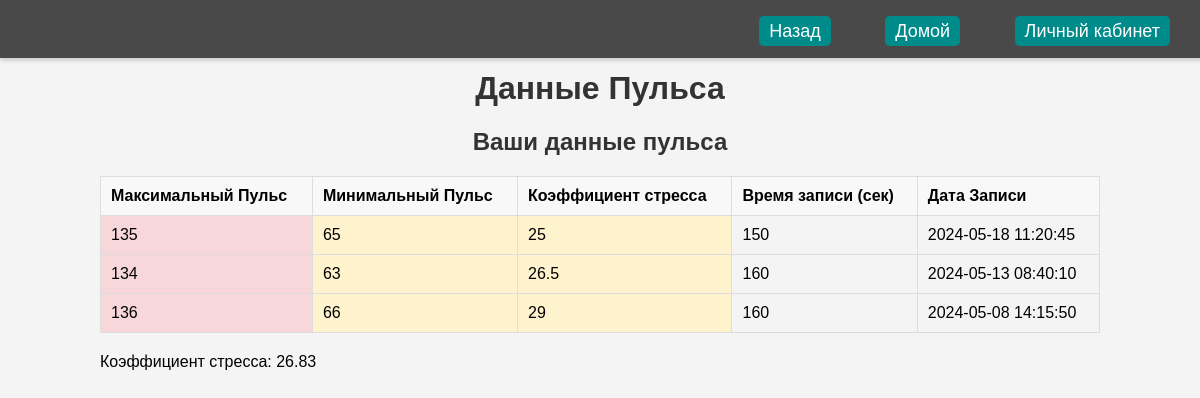
Screenshot of /tests/stress.php (signed in) with the database file from the repository.
### tables this page shows
CREATE TABLE `pulse_data` (
  `id` int NOT NULL,
  `user_id` int NOT NULL,
  `max_pulse` int NOT NULL,
  `min_pulse` int NOT NULL,
  `avg_pulse` float NOT NULL,
  `time_recorded` int NOT NULL,
  `recorded_at` timestamp NULL DEFAULT CURRENT_TIMESTAMP
);

### tests/stress.php (the view, shortened to what this page needs)
<?php
require_once "../db-connect.php";
$user_id = $_SESSION['user_id'];
$sql = "SELECT role FROM users WHERE id = $user_id";
$result = $mysqli->query($sql);
if ($result->num_rows > 0) {
    $row = $result->fetch_assoc();
    $role = $row['role'];
} else {
    die("Пользователь не найден.");
}
function get_pulse_data($mysqli, $user_id = null) {
    if ($user_id) {
        $sql = "SELECT * FROM pulse_data WHERE user_id = $user_id ORDER BY recorded_at DESC";
    } else {
        $sql = "SELECT pd.*, r.name FROM pulse_data pd JOIN respondents r ON pd.user_id = r.user_id ORDER BY recorded_at DESC";
    }
    $result = $mysqli->query($sql);
    $pulse_data = [];
    while ($row = $result->fetch_assoc()) {
        $pulse_data[] = $row;
    }
    return $pulse_data;
}
function get_respondents($mysqli) {
    $sql = "SELECT u.id, r.name, r.gender, r.age FROM users u JOIN respondents r ON u.id = r.user_id";
    $result = $mysqli->query($sql);
    $respondents = [];
    while ($row = $result->fetch_assoc()) {
        $respondents[] = $row;
    }
    return $respondents;
}
function calculate_stress_coefficient($avg_pulse) {
    $normal_pulse = 70;
    return abs($avg_pulse - $normal_pulse);
}
function get_pulse_color($pulse) {
    if ($pulse < 60 || $pulse > 100) {
        return 'red';
    } elseif (($pulse >= 60 && $pulse <= 70) || ($pulse >= 90 && $pulse <= 100)) {
        return 'yellow';
    } else {
        return 'green';
    }
}
$pulse_data = get_pulse_data($mysqli, $user_id);
$respondents = get_respondents($mysqli);
$expert_stress = 0;
$user_stress = 0;
if ($role === 'expert') {
    $total_stress = 0;
    $count = 0;
    foreach ($pulse_data as $data) {
        $total_stress += calculate_stress_coefficient($data['avg_pulse']);
        $count++;
    }
    if ($count > 0) {
        $expert_stress = $total_stress / $count;
    }
} else {
    $total_stress = 0;
    $count = 0;
    foreach ($pulse_data as $data) {
        $total_stress += calculate_stress_coefficient($data['avg_pulse']);
        $count++;
    }
    if ($count > 0) {
        $user_stress = $total_stress / $count;
    }
}
?>
<!DOCTYPE html>
<html lang="ru">
<head>
    <link rel="stylesheet" href="https://cdnjs.cloudflare.com/ajax/libs/select2/4.0.13/css/select2.min.css">
    <link rel="stylesheet" href="../css/header.css">
</head>
<body>
<header>
<p><a href="tests.php">Назад</a></p>
    <p><a href="../index.php">Домой</a></p>
    <?php if (isset($_SESSION['username'])): ?>
        <p><a href="../account.php">Личный кабинет</a></p>
    <?php endif; ?>
</header>
    <div class="container">
        <h1>Данные Пульса</h1>
        <?php if ($role === 'expert'): ?>
            <h2>Результаты Эксперта</h2>
            <?php if (empty($pulse_data)): ?>
                <p>Нет данных для отображения.</p>
            <?php else: ?>
                <table>
                    <thead>
                        <tr>
                            <th>Максимальный Пульс</th>
                            <th>Минимальный Пульс</th>
                            <th>Коэффициент стресса</th>
                            <th>Время записи (сек)</th>
                            <th>Дата Записи</th>
                        </tr>
                    </thead>
                    <tbody>
                        <?php foreach ($pulse_data as $data): ?>
                            <tr>
                                <td class="<?php echo get_pulse_color($data['max_pulse']); ?>"><?php echo htmlspecialchars($data['max_pulse']); ?></td>
                                <td class="<?php echo get_pulse_color($data['min_pulse']); ?>"><?php echo htmlspecialchars($data['min_pulse']); ?></td>
                                <td class="<?php echo get_pulse_color($data['avg_pulse']); ?>"><?php echo htmlspecialchars(calculate_stress_coefficient($data['avg_pulse'])); ?></td>
                                <td><?php echo htmlspecialchars($data['time_recorded']); ?></td>
                                <td><?php echo htmlspecialchars($data['recorded_at']); ?></td>
                            </tr>
                        <?php endforeach; ?>
                    </tbody>
                </table>
                <p>Коэффициент стресса: <?php echo htmlspecialchars(round($expert_stress, 2)); ?></p>
            <?php endif; ?>
            <h2>Фильтрация респондентов</h2>
            <form id="filter-form">
                <label for="gender">Пол:</label>
                <select id="gender" name="gender">
                    <option value="">Все</option>
                    <option value="Male">Мужской</option>
                    <option value="Female">Женский</option>
                </select>
                <label for="age">Возраст:</label>
                <select id="age" name="age">
                    <option value="">Все</option>
                    <?php for ($i = 18; $i <= 65; $i += 5): ?>
                        <option value="<?php echo $i; ?>"><?php echo $i; ?> - <?php echo $i + 4; ?></option>
                    <?php endfor; ?>
                </select>
            </form>
            <h2>Выберите респондентов для просмотра результатов:</h2>
            <form id="respondent-form" method="post" action="">
                <div id="respondent-select"></div>
                <input type="submit" value="Посмотреть результаты">
            </form>
            <?php
            if ($_SERVER['REQUEST_METHOD'] === 'POST' && isset($_POST['respondent_ids'])) {
                $selected_respondent_ids = $_POST['respondent_ids'];
                if (count($selected_respondent_ids) > 0) {
                    $selected_data = [];
                    $stress_coefficients = [];
                    foreach ($selected_respondent_ids as $selected_respondent_id) {
                        $respondent_data = get_pulse_data($mysqli, $selected_respondent_id);
                        $selected_data[$selected_respondent_id] = $respondent_data;
                        $total_stress = 0;
                        $count = 0;
                        foreach ($respondent_data as $data) {
                            $total_stress += calculate_stress_coefficient($data['avg_pulse']);
                            $count++;
                        }
                        if ($count > 0) {
                            $stress_coefficient = $total_stress / $count;
                        } else {
                            $stress_coefficient = 0;
                        }
                        $stress_coefficients[] = [
                            'id' => $selected_respondent_id,
                            'name' => $respondents[array_search($selected_respondent_id, array_column($respondents, 'id'))]['name'],
                            'stress_coefficient' => $stress_coefficient,
                        ];
                    }
                    usort($stress_coefficients, function($a, $b) {
                        return $a['stress_coefficient'] <=> $b['stress_coefficient'];
                    });
                    if (count($selected_respondent_ids) > 1) {
                    ?>
                    <h2>Топ респондентов по психической устойчивости</h2>
                    <table>
                        <thead>
                            <tr>
                                <th>Имя</th>
                                <th>Коэффициент стресса</th>
                            </tr>
                        </thead>
                        <tbody>
                            <?php foreach ($stress_coefficients as $respondent): ?>
                                <tr>
                                    <td><?php echo htmlspecialchars($respondent['name']); ?></td>
                                    <td><?php echo htmlspecialchars(round($respondent['stress_coefficient'], 2)); ?></td>
                                </tr>
                            <?php endforeach; ?>
                        </tbody>
                    </table>
                    <?php
                    }
                    ?>
                    <h2>Результаты респондентов</h2>
                    <?php foreach ($selected_data as $respondent_id => $data): ?>
                        <h3><?php echo htmlspecialchars($respondents[array_search($respondent_id, array_column($respondents, 'id'))]['name']); ?></h3>
                        <table>
                            <thead>
                                <tr>
                                    <th>Максимальный Пульс</th>
                                    <th>Минимальный Пульс</th>
                                    <th>Коэффициент стресса</th>
                                    <th>Время записи (сек)</th>
                                    <th>Дата Записи</th>
                                </tr>
                            </thead>
                            <tbody>
                                <?php foreach ($data as $pulse): ?>
                                    <tr>
                                        <td class="<?php echo get_pulse_color($pulse['max_pulse']); ?>"><?php echo htmlspecialchars($pulse['max_pulse']); ?></td>
                                        <td class="<?php echo get_pulse_color($pulse['min_pulse']); ?>"><?php echo htmlspecialchars($pulse['min_pulse']); ?></td>
                                        <td class="<?php echo get_pulse_color($pulse['avg_pulse']); ?>"><?php echo htmlspecialchars(calculate_stress_coefficient($pulse['avg_pulse'])); ?></td>
                                        <td><?php echo htmlspecialchars($pulse['time_recorded']); ?></td>
                                        <td><?php echo htmlspecialchars($pulse['recorded_at']); ?></td>
                                    </tr>
                                <?php endforeach; ?>
                            </tbody>
                        </table>
                        <p>Коэффициент стресса: <?php echo htmlspecialchars(round(array_column($stress_coefficients, 'stress_coefficient', 'id')[$respondent_id], 2)); ?></p>
                    <?php endforeach; ?>
                    <?php if (count($selected_respondent_ids) > 1): ?>
                        <h2>Сравнение респондентов</h2>
                        <div class="chart-container">
                            <canvas id="comparisonChart"></canvas>
                        </div>
                        <script>
                            const ctx = document.getElementById('comparisonChart').getContext('2d');
                            const comparisonChart = new Chart(ctx, {
                                type: 'bar',
                                data: {
                                    labels: <?php echo json_encode(array_column($stress_coefficients, 'name')); ?>,
                                    datasets: [{
                                        label: 'Коэффициент стресса',
                                        data: <?php echo json_encode(array_column($stress_coefficients, 'stress_coefficient')); ?>,
                                        backgroundColor: 'rgba(75, 192, 192, 0.2)',
                                        borderColor: 'rgba(75, 192, 192, 1)',
                                        borderWidth: 1
                                    }]
                                },
                                options: {
                                    scales: {
                                        y: {
                                            beginAtZero: true
                                        }
                                    }
                                }
                            });
                        </script>
                    <?php endif; ?>
                <?php } else { ?>
                    <p>Пожалуйста, выберите хотя бы одного респондента.</p>
                <?php } ?>
            <?php } ?>
        <?php else: ?>
            <h2>Ваши данные пульса</h2>
            <?php if (empty($pulse_data)): ?>
                <p>Нет данных для отображения.</p>
            <?php else: ?>
                <table>
                    <thead>
                        <tr>
                            <th>Максимальный Пульс</th>
                            <th>Минимальный Пульс</th>
                            <th>Коэффициент стресса</th>
                            <th>Время записи (сек)</th>
                            <th>Дата Записи</th>
                        </tr>
                    </thead>
                    <tbody>
                        <?php foreach ($pulse_data as $data): ?>
                            <tr>
                                <td class="<?php echo get_pulse_color($data['max_pulse']); ?>"><?php echo htmlspecialchars($data['max_pulse']); ?></td>
                                <td class="<?php echo get_pulse_color($data['min_pulse']); ?>"><?php echo htmlspecialchars($data['min_pulse']); ?></td>
                                <td class="<?php echo get_pulse_color($data['avg_pulse']); ?>"><?php echo htmlspecialchars(calculate_stress_coefficient($data['avg_pulse'])); ?></td>
                                <td><?php echo htmlspecialchars($data['time_recorded']); ?></td>
                                <td><?php echo htmlspecialchars($data['recorded_at']); ?></td>
                            </tr>
                        <?php endforeach; ?>
                    </tbody>
                </table>
                <p>Коэффициент стресса: <?php echo htmlspecialchars(round($user_stress, 2)); ?></p>
            <?php endif; ?>
        <?php endif; ?>
    </div>
</body>
</html>

### css/header.css (style rules this page uses)
header { background-color: rgba(0, 0, 0, 0.7); padding: 15px 20px; text-align: right; position: fixed; top: 0; left: 0; width: 100%; box-shadow: 0px 2px 5px rgba(0, 0, 0, 0.2); z-index: 1000; backdrop-filter: blur(10px); }
header p { color: white; font-size: 24px; margin: 0; display: inline-block; }
header a { background-color: darkcyan; color: white; text-decoration: none; margin-right: 50px; font-size: 18px; padding: 5px 10px; border-radius: 5px; transition: all 0.3s ease; }

### tests/stress.php (style rules this page uses)
body { font-family: Arial, sans-serif; margin: 20px; background-color: #f4f4f4; }
.container { width: 1000px; margin: 70px auto; }
h1, h2, h3 { color: #333; text-align: center; }
table { width: 100%; border-collapse: collapse; margin-bottom: 20px; }
th, td { padding: 10px; border: 1px solid #ddd; text-align: left; }
th { background-color: #f8f8f8; }
.red { background-color: #f8d7da; }
.yellow { background-color: #fff3cd; }

### rows the page displays
pulse_data: max_pulse "135", min_pulse "65", avg_pulse "25", time_recorded "150", recorded_at "2024-05-18 11:20:45"
pulse_data: max_pulse "134", min_pulse "63", avg_pulse "26.5", time_recorded "160", recorded_at "2024-05-13 08:40:10"
pulse_data: max_pulse "136", min_pulse "66", avg_pulse "29", time_recorded "160", recorded_at "2024-05-08 14:15:50"

### other values shown
$user_stress "26.83"
